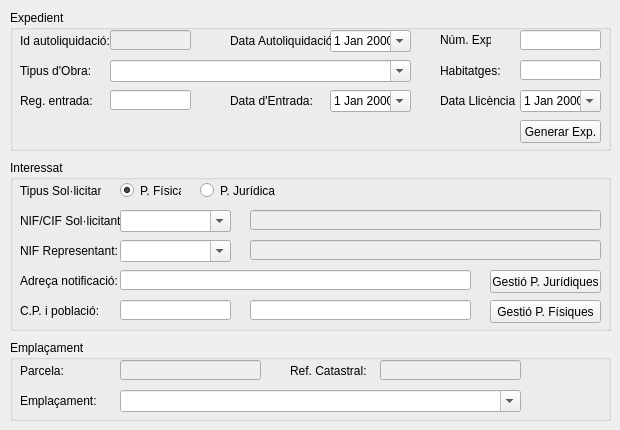
   <widget class="QWidget" name="tabDades">
    <attribute name="title">
     <string>Dades Expedient</string>
    </attribute>
    <widget class="QGroupBox" name="gb1Expedient">
     <property name="geometry">
      <rect>
       <x>10</x>
       <y>10</y>
       <width>601</width>
       <height>141</height>
      </rect>
     </property>
     <property name="title">
      <string>Expedient</string>
     </property>
     <widget class="QLabel" name="lblNumExp">
      <property name="geometry">
       <rect>
        <x>430</x>
        <y>20</y>
        <width>51</width>
        <height>20</height>
       </rect>
      </property>
      <property name="text">
       <string>Núm. Exp:</string>
      </property>
      <property name="alignment">
       <set>Qt::AlignLeading|Qt::AlignLeft|Qt::AlignVCenter</set>
      </property>
     </widget>
     <widget class="QLineEdit" name="txtNumExp">
      <property name="enabled">
       <bool>true</bool>
      </property>
      <property name="geometry">
       <rect>
        <x>510</x>
        <y>20</y>
        <width>81</width>
        <height>20</height>
       </rect>
      </property>
      <property name="maxLength">
       <number>6</number>
      </property>
     </widget>
     <widget class="QLabel" name="lblTip">
      <property name="geometry">
       <rect>
        <x>10</x>
        <y>50</y>
        <width>71</width>
        <height>21</height>
       </rect>
      </property>
      <property name="text">
       <string>Tipus d'Obra:</string>
      </property>
     </widget>
     <widget class="QComboBox" name="cboTipus">
      <property name="geometry">
       <rect>
        <x>100</x>
        <y>50</y>
        <width>301</width>
        <height>22</height>
       </rect>
      </property>
      <property name="editable">
       <bool>true</bool>
      </property>
      <property name="maxVisibleItems">
       <number>20</number>
      </property>
     </widget>
     <widget class="QLineEdit" name="txtNumHab">
      <property name="geometry">
       <rect>
        <x>510</x>
        <y>50</y>
        <width>81</width>
        <height>20</height>
       </rect>
      </property>
      <property name="maxLength">
       <number>4</number>
      </property>
     </widget>
     <widget class="QLabel" name="lblHab">
      <property name="geometry">
       <rect>
        <x>430</x>
        <y>50</y>
        <width>66</width>
        <height>21</height>
       </rect>
      </property>
      <property name="text">
       <string>Habitatges:</string>
      </property>
      <property name="alignment">
       <set>Qt::AlignLeading|Qt::AlignLeft|Qt::AlignVCenter</set>
      </property>
     </widget>
     <widget class="QLabel" name="lblDataLlicencia">
      <property name="geometry">
       <rect>
        <x>430</x>
        <y>80</y>
        <width>76</width>
        <height>21</height>
       </rect>
      </property>
      <property name="text">
       <string>Data Llicència:</string>
      </property>
      <property name="alignment">
       <set>Qt::AlignLeading|Qt::AlignLeft|Qt::AlignVCenter</set>
      </property>
     </widget>
     <widget class="QDateEdit" name="dateLlicencia">
      <property name="geometry">
       <rect>
        <x>510</x>
        <y>80</y>
        <width>81</width>
        <height>22</height>
       </rect>
      </property>
      <property name="dateTime">
       <datetime>
        <hour>0</hour>
        <minute>0</minute>
        <second>0</second>
        <year>2000</year>
        <month>1</month>
        <day>1</day>
       </datetime>
      </property>
      <property name="minimumDateTime">
       <datetime>
        <hour>0</hour>
        <minute>0</minute>
        <second>0</second>
        <year>2000</year>
        <month>1</month>
        <day>1</day>
       </datetime>
      </property>
      <property name="maximumDate">
       <date>
        <year>2099</year>
        <month>12</month>
        <day>31</day>
       </date>
      </property>
      <property name="calendarPopup">
       <bool>true</bool>
      </property>
     </widget>
     <widget class="QLineEdit" name="txtId">
      <property name="enabled">
       <bool>false</bool>
      </property>
      <property name="geometry">
       <rect>
        <x>100</x>
        <y>20</y>
        <width>81</width>
        <height>20</height>
       </rect>
      </property>
      <property name="maxLength">
       <number>5</number>
      </property>
     </widget>
     <widget class="QDateEdit" name="dateEntrada">
      <property name="geometry">
       <rect>
        <x>320</x>
        <y>80</y>
        <width>81</width>
        <height>22</height>
       </rect>
      </property>
      <property name="minimumDateTime">
       <datetime>
        <hour>0</hour>
        <minute>0</minute>
        <second>0</second>
        <year>2000</year>
        <month>1</month>
        <day>1</day>
       </datetime>
      </property>
      <property name="maximumDate">
       <date>
        <year>2099</year>
        <month>12</month>
        <day>31</day>
       </date>
      </property>
      <property name="calendarPopup">
       <bool>true</bool>
      </property>
     </widget>
     <widget class="QLabel" name="lblDataEntrada">
      <property name="geometry">
       <rect>
        <x>220</x>
        <y>80</y>
        <width>101</width>
        <height>21</height>
       </rect>
      </property>
      <property name="text">
       <string>Data d'Entrada:</string>
      </property>
     </widget>
     <widget class="QLabel" name="lblId">
      <property name="geometry">
       <rect>
        <x>10</x>
        <y>20</y>
        <width>91</width>
        <height>21</height>
       </rect>
      </property>
      <property name="text">
       <string>Id autoliquidació:</string>
      </property>
     </widget>
     <widget class="QDateEdit" name="dateLiquidacio">
      <property name="geometry">
       <rect>
        <x>320</x>
        <y>20</y>
        <width>81</width>
        <height>22</height>
       </rect>
      </property>
      <property name="minimumDateTime">
       <datetime>
        <hour>0</hour>
        <minute>0</minute>
        <second>0</second>
        <year>2000</year>
        <month>1</month>
        <day>1</day>
       </datetime>
      </property>
      <property name="maximumDate">
       <date>
        <year>2099</year>
        <month>12</month>
        <day>31</day>
       </date>
      </property>
      <property name="calendarPopup">
       <bool>true</bool>
      </property>
     </widget>
     <widget class="QLabel" name="lblDataLiquidacio">
      <property name="geometry">
       <rect>
        <x>220</x>
        <y>20</y>
        <width>101</width>
        <height>21</height>
       </rect>
      </property>
      <property name="text">
       <string>Data Autoliquidació:</string>
      </property>
     </widget>
     <widget class="QLabel" name="lblEntrada">
      <property name="geometry">
       <rect>
        <x>10</x>
        <y>80</y>
        <width>81</width>
        <height>21</height>
       </rect>
      </property>
      <property name="text">
       <string>Reg. entrada:</string>
      </property>
     </widget>
     <widget class="QLineEdit" name="txtRegEnt">
      <property name="geometry">
       <rect>
        <x>100</x>
        <y>80</y>
        <width>81</width>
        <height>20</height>
       </rect>
      </property>
      <property name="maxLength">
       <number>5</number>
      </property>
     </widget>
     <widget class="QPushButton" name="btnGenExp">
      <property name="geometry">
       <rect>
        <x>510</x>
        <y>110</y>
        <width>81</width>
        <height>23</height>
       </rect>
      </property>
      <property name="toolTip">
       <string>Actualitzar</string>
      </property>
      <property name="text">
       <string>Generar Exp.</string>
      </property>
      <property name="iconSize">
       <size>
        <width>24</width>
        <height>24</height>
       </size>
      </property>
     </widget>
    </widget>
    <widget class="QGroupBox" name="gb2Interessat">
     <property name="geometry">
      <rect>
       <x>10</x>
       <y>160</y>
       <width>601</width>
       <height>171</height>
      </rect>
     </property>
     <property name="title">
      <string>Interessat</string>
     </property>
     <widget class="QLabel" name="lblSol">
      <property name="geometry">
       <rect>
        <x>10</x>
        <y>50</y>
        <width>101</width>
        <height>21</height>
       </rect>
      </property>
      <property name="text">
       <string>NIF/CIF Sol·licitant:</string>
      </property>
     </widget>
     <widget class="QLabel" name="lblRep">
      <property name="geometry">
       <rect>
        <x>10</x>
        <y>80</y>
        <width>101</width>
        <height>21</height>
       </rect>
      </property>
      <property name="text">
       <string>NIF Representant:</string>
      </property>
     </widget>
     <widget class="QLabel" name="lblAdre">
      <property name="geometry">
       <rect>
        <x>10</x>
        <y>110</y>
        <width>101</width>
        <height>21</height>
       </rect>
      </property>
      <property name="text">
       <string>Adreça notificació:</string>
      </property>
     </widget>
     <widget class="QLineEdit" name="txtNotifAdreca">
      <property name="geometry">
       <rect>
        <x>110</x>
        <y>110</y>
        <width>351</width>
        <height>20</height>
       </rect>
      </property>
      <property name="text">
       <string/>
      </property>
      <property name="maxLength">
       <number>100</number>
      </property>
     </widget>
     <widget class="QLabel" name="lblCp">
      <property name="geometry">
       <rect>
        <x>10</x>
        <y>140</y>
        <width>91</width>
        <height>21</height>
       </rect>
      </property>
      <property name="text">
       <string>C.P. i població:</string>
      </property>
     </widget>
     <widget class="QLineEdit" name="txtNotifCp">
      <property name="geometry">
       <rect>
        <x>110</x>
        <y>140</y>
        <width>111</width>
        <height>20</height>
       </rect>
      </property>
      <property name="text">
       <string/>
      </property>
      <property name="maxLength">
       <number>5</number>
      </property>
     </widget>
     <widget class="QPushButton" name="btnJuridica">
      <property name="geometry">
       <rect>
        <x>480</x>
        <y>110</y>
        <width>111</width>
        <height>23</height>
       </rect>
      </property>
      <property name="text">
       <string>Gestió P. Jurídiques</string>
      </property>
     </widget>
     <widget class="QPushButton" name="btnFisica">
      <property name="geometry">
       <rect>
        <x>480</x>
        <y>140</y>
        <width>111</width>
        <height>23</height>
       </rect>
      </property>
      <property name="text">
       <string>Gestió P. Físiques</string>
      </property>
     </widget>
     <widget class="QLineEdit" name="txtSolDades">
      <property name="enabled">
       <bool>false</bool>
      </property>
      <property name="geometry">
       <rect>
        <x>240</x>
        <y>50</y>
        <width>351</width>
        <height>20</height>
       </rect>
      </property>
      <property name="maxLength">
       <number>15</number>
      </property>
     </widget>
     <widget class="QLineEdit" name="txtRepDades">
      <property name="enabled">
       <bool>false</bool>
      </property>
      <property name="geometry">
       <rect>
        <x>240</x>
        <y>80</y>
        <width>351</width>
        <height>20</height>
       </rect>
      </property>
      <property name="maxLength">
       <number>15</number>
      </property>
     </widget>
     <widget class="QLineEdit" name="txtNotifPoblacio">
      <property name="geometry">
       <rect>
        <x>240</x>
        <y>140</y>
        <width>221</width>
        <height>20</height>
       </rect>
      </property>
      <property name="text">
       <string/>
      </property>
      <property name="maxLength">
       <number>100</number>
      </property>
     </widget>
     <widget class="QComboBox" name="cboSol">
      <property name="geometry">
       <rect>
        <x>110</x>
        <y>50</y>
        <width>111</width>
        <height>22</height>
       </rect>
      </property>
      <property name="editable">
       <bool>true</bool>
      </property>
     </widget>
     <widget class="QRadioButton" name="rbFisica">
      <property name="geometry">
       <rect>
        <x>110</x>
        <y>20</y>
        <width>61</width>
        <height>21</height>
       </rect>
      </property>
      <property name="text">
       <string>P. Física</string>
      </property>
      <property name="checked">
       <bool>true</bool>
      </property>
     </widget>
     <widget class="QRadioButton" name="rbJuridica">
      <property name="geometry">
       <rect>
        <x>190</x>
        <y>20</y>
        <width>82</width>
        <height>21</height>
       </rect>
      </property>
      <property name="text">
       <string>P. Jurídica</string>
      </property>
     </widget>
     <widget class="QLabel" name="lblSol_2">
      <property name="geometry">
       <rect>
        <x>10</x>
        <y>20</y>
        <width>81</width>
        <height>21</height>
       </rect>
      </property>
      <property name="text">
       <string>Tipus Sol·licitant:</string>
      </property>
     </widget>
     <widget class="QComboBox" name="cboRep">
      <property name="geometry">
       <rect>
        <x>110</x>
        <y>80</y>
        <width>111</width>
        <height>22</height>
       </rect>
      </property>
      <property name="editable">
       <bool>true</bool>
      </property>
     </widget>
     <widget class="QComboBox" name="cboSolCif">
      <property name="geometry">
       <rect>
        <x>110</x>
        <y>50</y>
        <width>111</width>
        <height>22</height>
       </rect>
      </property>
      <property name="editable">
       <bool>true</bool>
      </property>
     </widget>
    </widget>
    <widget class="QGroupBox" name="gb3Emplasament">
     <property name="geometry">
      <rect>
       <x>10</x>
       <y>340</y>
       <width>601</width>
       <height>81</height>
      </rect>
     </property>
     <property name="title">
      <string>Emplaçament</string>
     </property>
     <property name="flat">
      <bool>false</bool>
     </property>
     <property name="checkable">
      <bool>false</bool>
     </property>
     <widget class="QLineEdit" name="refcat">
      <property name="enabled">
       <bool>false</bool>
      </property>
      <property name="geometry">
       <rect>
        <x>110</x>
        <y>20</y>
        <width>141</width>
        <height>20</height>
       </rect>
      </property>
      <property name="maxLength">
       <number>14</number>
      </property>
     </widget>
     <widget class="QLabel" name="lblRef">
      <property name="geometry">
       <rect>
        <x>280</x>
        <y>20</y>
        <width>81</width>
        <height>21</height>
       </rect>
      </property>
      <property name="text">
       <string>Ref. Catastral:</string>
      </property>
     </widget>
     <widget class="QLabel" name="lblEmpl">
      <property name="geometry">
       <rect>
        <x>10</x>
        <y>50</y>
        <width>91</width>
        <height>21</height>
       </rect>
      </property>
      <property name="text">
       <string>Emplaçament:</string>
      </property>
     </widget>
     <widget class="QLineEdit" name="txtRefcat20">
      <property name="enabled">
       <bool>false</bool>
      </property>
      <property name="geometry">
       <rect>
        <x>370</x>
        <y>20</y>
        <width>141</width>
        <height>20</height>
       </rect>
      </property>
      <property name="maxLength">
       <number>20</number>
      </property>
     </widget>
     <widget class="QComboBox" name="cboEmp">
      <property name="geometry">
       <rect>
        <x>110</x>
        <y>50</y>
        <width>401</width>
        <height>22</height>
       </rect>
      </property>
      <property name="editable">
       <bool>true</bool>
      </property>
     </widget>
     <widget class="QLabel" name="lblRef_2">
      <property name="geometry">
       <rect>
        <x>10</x>
        <y>20</y>
        <width>81</width>
        <height>21</height>
       </rect>
      </property>
      <property name="text">
       <string>Parcela:</string>
      </property>
     </widget>
    </widget>
   </widget>
